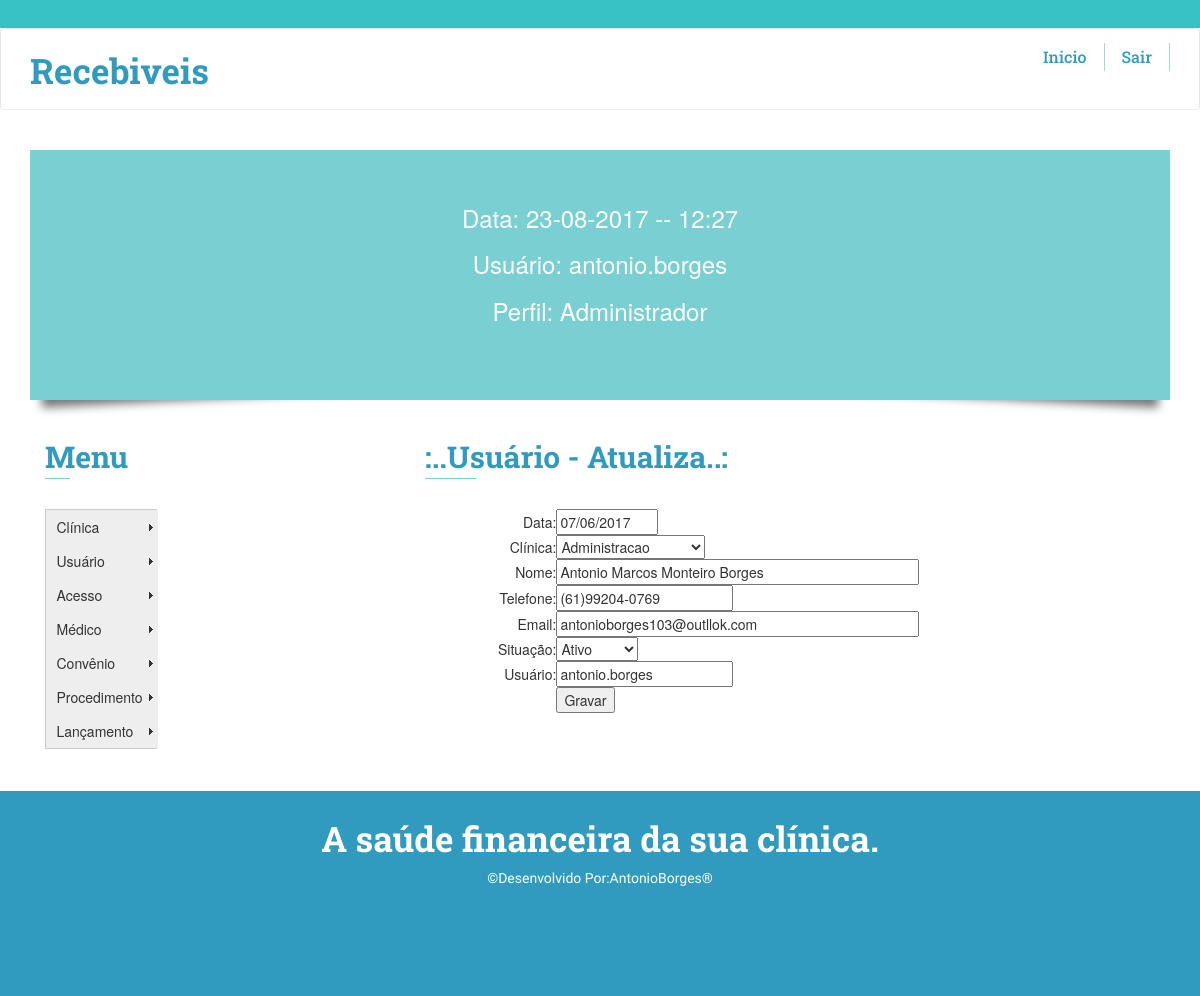
Page /administrativo/Adm_Usu03.php?id_usu=1 (signed in) on the committed database.
### tables this page shows
CREATE TABLE IF NOT EXISTS `acesso` (
  `id_ace` int(11) NOT NULL AUTO_INCREMENT,
  `usu_data` date NOT NULL,
  `usu_id` int(5) NOT NULL,
  `login` varchar(20) NOT NULL,
  `senha` varchar(20) NOT NULL,
  `perfil_id` int(2) NOT NULL,
  `situacao_ace` int(2) NOT NULL,
  `cadastrador_ace` varchar(40) NOT NULL,
  PRIMARY KEY (`id_ace`),
  UNIQUE KEY `login` (`login`),
  KEY `usu_id` (`usu_id`),
  KEY `perfil_id` (`perfil_id`),
  KEY `situacao_ace` (`situacao_ace`)
);

CREATE TABLE IF NOT EXISTS `perfil` (
  `id_pf` int(11) NOT NULL AUTO_INCREMENT,
  `nome_pf` varchar(40) NOT NULL,
  PRIMARY KEY (`id_pf`)
);

CREATE TABLE IF NOT EXISTS `usuario` (
  `id_usu` int(11) NOT NULL AUTO_INCREMENT,
  `data_usu` date NOT NULL,
  `clin_id` int(5) NOT NULL,
  `nome_usu` varchar(255) NOT NULL,
  `fone_usu` varchar(40) NOT NULL,
  `email_usu` varchar(255) NOT NULL,
  `situacao_usu` int(2) NOT NULL,
  `cadastrador_usu` varchar(40) NOT NULL,
  PRIMARY KEY (`id_usu`),
  KEY `situacao_usu` (`situacao_usu`),
  KEY `clin_id` (`clin_id`)
);

CREATE TABLE IF NOT EXISTS `clinica` (
  `id_clin` int(11) NOT NULL AUTO_INCREMENT,
  `data_clin` date NOT NULL,
  `nome_clin` varchar(255) NOT NULL,
  `cnpj_clin` varchar(40) NOT NULL,
  `imposto_clin` decimal(10,2) DEFAULT NULL,
  `desconto_clin` decimal(10,2) DEFAULT NULL,
  `fone_clin` varchar(40) NOT NULL,
  `email_clin` varchar(255) NOT NULL,
  `situacao_clin` int(2) NOT NULL,
  `contato_clin` varchar(255) NOT NULL,
  `cadastrador_clin` varchar(40) NOT NULL,
  PRIMARY KEY (`id_clin`),
  KEY `situacao_clin` (`situacao_clin`)
);

CREATE TABLE IF NOT EXISTS `situacao` (
  `id_situa` int(11) NOT NULL AUTO_INCREMENT,
  `tipo_situa` varchar(40) NOT NULL,
  PRIMARY KEY (`id_situa`)
);

### administrativo/Adm_Usu03.php (the view, shortened to what this page needs)
<?php require_once('../Connections/rec01.php'); ?>
<?php
$logoutAction = $_SERVER['PHP_SELF']."?doLogout=true";
if ((isset($_SERVER['QUERY_STRING'])) && ($_SERVER['QUERY_STRING'] != "")){
  $logoutAction .="&". htmlentities($_SERVER['QUERY_STRING']);
}
?>
<?php
if (!function_exists("GetSQLValueString")) {
function GetSQLValueString($theValue, $theType, $theDefinedValue = "", $theNotDefinedValue = "")
{
  $theValue = function_exists("mysql_real_escape_string") ? mysql_real_escape_string($theValue) : mysql_escape_string($theValue);
  switch ($theType) {
    case "long":
    case "int":
      $theValue = ($theValue != "") ? intval($theValue) : "NULL";
      break;
  }
  return $theValue;
}
}
$editFormAction = $_SERVER['PHP_SELF'];
if (isset($_SERVER['QUERY_STRING'])) {
  $editFormAction .= "?" . htmlentities($_SERVER['QUERY_STRING']);
}
$query_cs_clinicas = "SELECT id_clin, nome_clin FROM clinica";
$cs_clinicas = mysql_query($query_cs_clinicas, $rec01) or die(mysql_error());
$row_cs_clinicas = mysql_fetch_assoc($cs_clinicas);
$query_cs_situacao = "SELECT id_situa, tipo_situa FROM situacao";
$cs_situacao = mysql_query($query_cs_situacao, $rec01) or die(mysql_error());
$row_cs_situacao = mysql_fetch_assoc($cs_situacao);
$colname_cs_usuarios = "-1";
if (isset($_GET['id_usu'])) {
  $colname_cs_usuarios = $_GET['id_usu'];
}
$query_cs_usuarios = sprintf("SELECT id_usu, data_usu, clin_id, nome_usu, fone_usu, email_usu, situacao_usu, cadastrador_usu FROM usuario WHERE id_usu = %s", GetSQLValueString($colname_cs_usuarios, "int"));
$cs_usuarios = mysql_query($query_cs_usuarios, $rec01) or die(mysql_error());
$row_cs_usuarios = mysql_fetch_assoc($cs_usuarios);
?>
<!doctype html>
<html>
    <link href="../SpryAssets/SpryValidationTextField.css" rel="stylesheet" type="text/css">
    <link href="../SpryAssets/SpryValidationSelect.css" rel="stylesheet" type="text/css">
	<body>
		<div class="header" id="home">
			<div class="header-top">
			</div>
			<div class="header_nav" id="home">
				<nav class="navbar navbar-default chn-gd">
					<div class="container">
					<div class="navbar-header">
					<a class="navbar-brand logo-st" href="#">Recebiveis</a>
					</div>
					<div class="collapse navbar-collapse" id="bs-example-navbar-collapse-1">
					<ul class="nav navbar-nav navbar-right">
						<li>
						<a href="./principal_Adm01.php">Inicio</a>
						</li>
						<li>
						<a href="<?php echo $logoutAction ?>">Sair</a>
						</li>
					</ul>
					</div>
				  </div>
				</nav>
    </div>
		</div>
		<?php include('../restrito/identifica01.php');?>
		<?php include('../restrito/Menu_lateral.php');?>
					<div class="col-md-8 ser-fet">
						<h3>:..Usuário - Atualiza..:</h3>
						<span class="line"></span>
						<div class="features">
							<div class="col-md-6 fet-pad">
								<div class="div-margin">
									<div class="col-md-3 fet-pad wid">
									</div>
									<div class="col-md-9 fet-pad wid2">
                                      <form method="post" name="form1" action="<?php echo $editFormAction; ?>">
                                      <table align="left" cellpadding="10" cellspacing="10">
                                        <tr valign="baseline">
                                          <td nowrap align="right">Data:</td>
                                          <td><input name="data_usu" type="text" value="<?php
											   $data01=htmlentities($row_cs_usuarios['data_usu']);
											   echo date('d/m/Y', strtotime($data01)); ?>"
                                          size="10" readonly="readonly"></td>
                                        </tr>
                                        <tr valign="baseline">
                                          <td nowrap align="right">Clínica:</td>
                                          <td>
                                            <select name="clin_id" id="clin_id">
                                              <?php
do {
?>
                                        <option value="<?php echo $row_cs_clinicas['id_clin']?>"<?php if (!(strcmp($row_cs_clinicas['id_clin'], $row_cs_usuarios['clin_id']))) {echo "selected=\"selected\"";} ?>><?php echo $row_cs_clinicas['nome_clin']?></option>
                                        <?php
} while ($row_cs_clinicas = mysql_fetch_assoc($cs_clinicas));
?>
                                            </select></td>
                                        </tr>
                                        <tr valign="baseline">
                                          <td nowrap align="right">Nome:</td>
                                          <td><input name="nome_usu" type="text" value="<?php echo htmlentities($row_cs_usuarios['nome_usu'], ENT_COMPAT, 'utf-8'); ?>" size="45" maxlength="255"></td>
                                        </tr>
                                        <tr valign="baseline">
                                          <td nowrap align="right">Telefone:</td>
                                          <td><input name="fone_usu" type="text" value="<?php echo htmlentities($row_cs_usuarios['fone_usu'], ENT_COMPAT, 'utf-8'); ?>" size="20" maxlength="20"></td>
                                        </tr>
                                        <tr valign="baseline">
                                          <td nowrap align="right">Email:</td>
                                          <td><input name="email_usu" type="text" value="<?php echo htmlentities($row_cs_usuarios['email_usu'], ENT_COMPAT, 'utf-8'); ?>" size="45" maxlength="255"></td>
                                        </tr>
                                        <tr valign="baseline">
                                          <td nowrap align="right">Situação:</td>
                                          <td>
                                            <select name="situacao_usu" id="situacao_usu">
                                              <?php
do {
?>
                                            <option value="<?php echo $row_cs_situacao['id_situa']?>"<?php if (!(strcmp($row_cs_situacao['id_situa'], $row_cs_usuarios['situacao_usu']))) {echo "selected=\"selected\"";} ?>><?php echo $row_cs_situacao['tipo_situa']?></option>
                                            <?php
} while ($row_cs_situacao = mysql_fetch_assoc($cs_situacao));
?>
                                            </select></td>
                                        </tr>
                                        <tr valign="baseline">
                                          <td nowrap align="right">Usuário:</td>
                                          <td><input name="cadastrador_usu" type="text" value="<?php  echo $_SESSION['MM_Username'];?>"
                                          size="20" readonly="readonly">
                                          </td>
                                        </tr>
                                        <tr valign="baseline">
                                          <td nowrap align="right">&nbsp;</td>
                                          <td><input type="submit" value="Gravar"></td>
                                        </tr>
                                      </table>
                                    </form>
                                     </div>
								</div>
							</div>
						</div>
					</div>
    </body>
</html>

### restrito/identifica01.php (shortened to what this page needs)
<?php require_once('../Connections/rec01.php'); ?>
<?php
$usuario=$_SESSION['MM_Username'];
$query_cs_usuario = "SELECT id_ace, usu_data, usu_id, login, senha, perfil_id, situacao_ace, cadastrador_ace, id_pf, nome_pf FROM acesso, perfil WHERE perfil_id=id_pf AND login='$usuario'";
$cs_usuario = mysql_query($query_cs_usuario, $rec01) or die(mysql_error());
$row_cs_usuario = mysql_fetch_assoc($cs_usuario);
?>
<html>
	<body>
			<div class="container">
				<ul class="box-shadow effect2">
					<li>
                    	<h3><font color="white" size="+2"><?php  date_default_timezone_set('America/Sao_Paulo');
																	$date = date('d-m-Y -- H:i');
																	echo "Data:&nbsp;".$date;
														            ?></font></h3><br>
						<h3><font color="white" size="+2"><?php  echo "Usuário:&nbsp".$_SESSION['MM_Username'];?></font></h3><br>
                        <h3><font color="white" size="+2"><?php  echo "Perfil:&nbsp".$perfil=$row_cs_usuario['nome_pf'];?></font></h3><br>
					</li>
				</ul>
			</div>
	</body>
</html>

### css/style.css (style rules this page uses)
h4, h5, h6, h1, h2, h3 { margin: 0; }
ul, ol, li { margin: 0; }
p { margin: 0; }
body { margin:0; padding:0; }
.header-top { background:#38c2c5; padding: 1em 0em; }
.navbar-header a.navbar-brand.logo-st,.navbar-header a.navbar-brand.logo-st:hover { font-family: 'Roboto Slab', serif; font-weight:700; font-size: 35px; text-decoration:none; color:#309BBE; margin-top: 2px; }
nav.navbar.navbar-default.chn-gd { background-color: #fff; border-bottom: 1px solid #EBEBEB; padding: 1em 0em; margin: 0; }
.navbar-default .navbar-nav>li { border-right:1px solid rgba(48, 155, 190, 0.44); padding: 0px 5px 0px; }
.navbar-default .navbar-nav>li>a:focus,.navbar-default .navbar-nav>li>a { padding: 4px 12px; color: #309BBE !important; font-family: 'Roboto Slab', serif; font-weight: 500; font-size: 16px; }
ul.box-shadow li { text-align:center; position:relative; top:55px; }
ul.box-shadow { width:100%; height:250px; background:#79CFD1; margin:40px auto; }
.effect2 { position: relative; }
.effect2:before, .effect2:after { z-index: -1; position: absolute; content: ""; bottom: 15px; left: 10px; width: 50%; top: 80%; max-width:300px; background: #777; -webkit-box-shadow: 0 15px 10px #777; -moz-box-shadow: 0 15px 10px #777; box-shadow: 0 15px 10px #777; -webkit-transform: rotate(-3deg); -moz-transform: rotate(-3deg); -o-transform: rotate(-3deg); -ms-transform: rotate(-3deg); transform: rotate(-3deg); }
.effect2:after { -webkit-transform: rotate(3deg); -moz-transform: rotate(3deg); -o-transform: rotate(3deg); -ms-transform: rotate(3deg); transform: rotate(3deg); right: 10px; left: auto; }
.ser-fet h3 { color: #309BBE; font-weight: 700; font-family: 'Roboto Slab', serif; margin-bottom: 5px; font-size: 30px; }
span.line { height: 1px; background-color: #79CFD1; display: block; width: 7%; }
ul { padding: 0; list-style: none; }
.features { margin-top: 30px; }
.fet-pad { padding:0px 0px 0px 0px; }
.wid { width: 20%; }
.div-margin { padding-bottom: 35px; }
.footer { background:#309BBE; padding:2em 0em; }
.footer-text { text-align:center; }
.footer-text h3 a,.footer-text h3 a:hover { font-family: 'Roboto Slab', serif; font-weight: 700; font-size: 35px; text-decoration: none; color: #fff; margin-bottom: 10px; }
.footer-text p { margin-top: 10px; color: #fff; font-family: 'Monda', sans-serif; font-size: 14px; font-weight: 100; }

### rows in the picture
acesso: perfil.nome_pf "Administrador"
usuario: data_usu "07/06/2017", clin_id "Administracao", nome_usu "Antonio Marcos Monteiro Borges", fone_usu "(61)99204-0769", email_usu "antonioborges103@outllok.com", situacao_usu "Ativo"

### other values in the picture
$date "23-08-2017 -- 12:27"
$_SESSION['MM_Username'] "antonio.borges"
